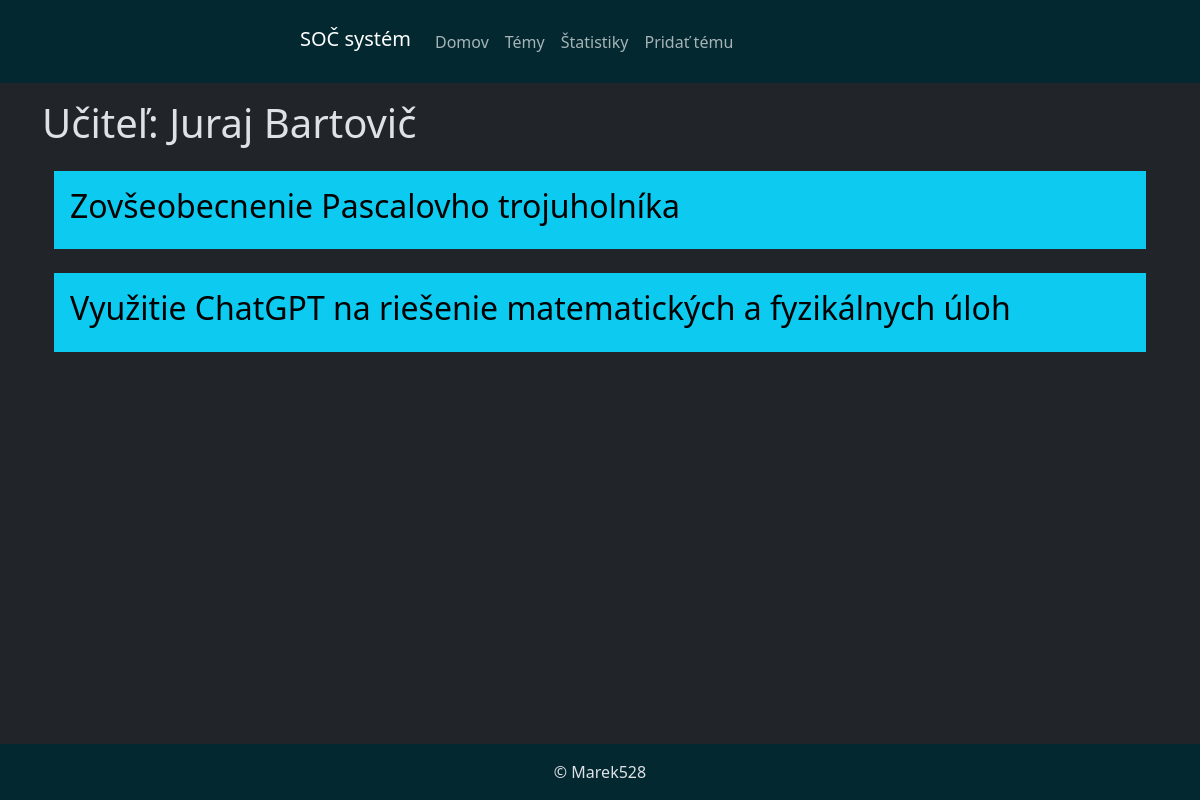
/soc/ucitel/3/, run on the app's committed database.
### soc/models.py (models this page shows, shortened)
class Ucitel(models.Model):
    meno = models.CharField(max_length=30)
    priezvisko = models.CharField(max_length=30)
    email = models.CharField(max_length=100)
    heslo = models.CharField(max_length=255)
    def __str__(self):
        return f'{self.meno} {self.priezvisko}'

class Tema(models.Model):
    nazov = models.CharField(max_length=100)
    popis = models.TextField()
    konzultant = models.ForeignKey(Ucitel, on_delete=models.CASCADE)
    student = models.ForeignKey(Student, on_delete=models.SET_NULL, null=True, blank=True)
    odbor = models.ForeignKey(Odbor, on_delete=models.CASCADE)
    dostupnost = models.ForeignKey(Dostupnost, on_delete=models.CASCADE)
    pocet_kontrol = models.IntegerField()

### soc/views.py (the view)
# urls.py: path('ucitel/<id>/', views.vypis_ucitela, name='vypis-ucitela'),
def vypis_ucitela(request, id):
    ucitel = Ucitel.objects.get(id=id)
    temy = Tema.objects.filter(konzultant=ucitel)
    return render(request, 'soc/ucitel.html', {'temy': temy, 'ucitel': ucitel})

### soc/models.py (called while the page is built)
    def __str__(self):
        return f'{self.meno} {self.priezvisko}'

    def __str__(self):
        return f'{self.nazov}'

    def __str__(self):
        return f'{self.nazov}'

### soc/templates/soc/ucitel.html (shortened to what this page needs)
{% extends "base.html" %}
{% block content %}
<h1 class="my-3">Učiteľ: {{ ucitel.meno }} {{ ucitel.priezvisko }}</h1>
<div class="container">
    {% for tema in temy %}
    <details class="mt-4">
        <summary class="bg-info text-black p-3">
            <h2>{{ tema.nazov }}</h2>
        </summary>
    </details>
    {% endfor %}
</div>
{% endblock %}

### soc/templates/base.html (style rules this page uses)
details summary { list-style: none; }
body { min-height: 100vh; display: flex; flex-direction: column; }

### data on the page
Ucitel: meno "Juraj", priezvisko "Bartovič"
Tema: nazov "Zovšeobecnenie Pascalovho trojuholníka"
Tema: nazov "Využitie ChatGPT na riešenie matematických a fyzikálnych úloh"
